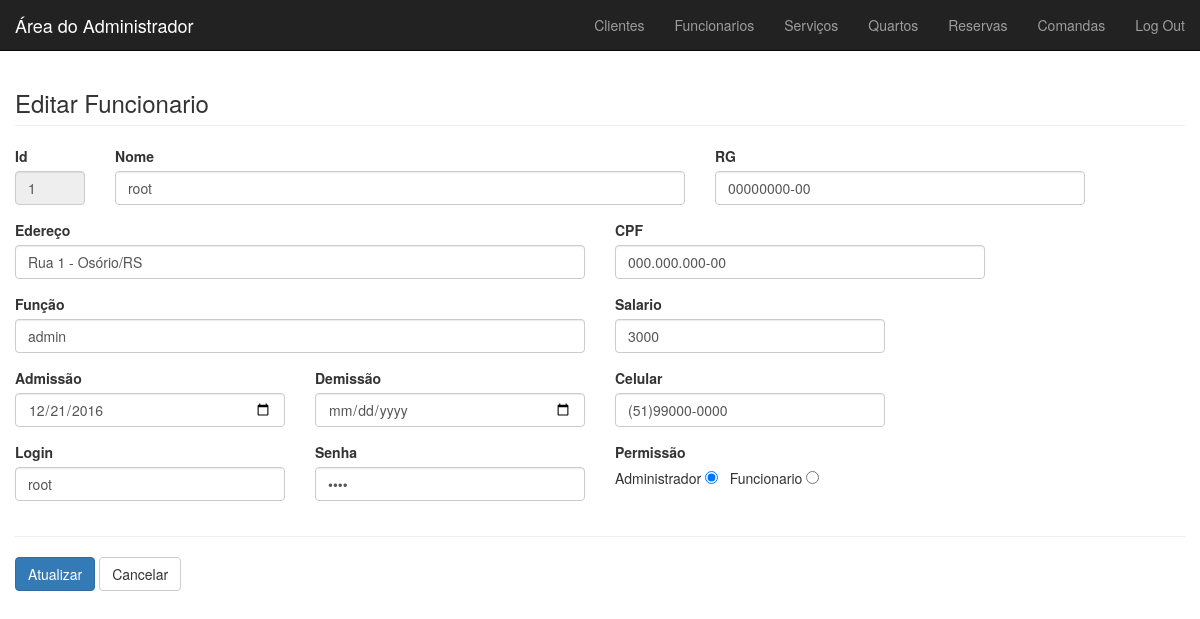
The page /view/telas/edit_funcionario.php?id=1 (signed in) on the database its author committed.
### tables this page shows
CREATE TABLE funcionario (
     id         INTEGER PRIMARY KEY AUTO_INCREMENT
    ,nome       VARCHAR(50) NOT NULL
    ,funcao     VARCHAR(50) NOT NULL
    ,cpf        VARCHAR(15) UNIQUE NOT NULL
    ,rg         VARCHAR(13) UNIQUE NOT NULL
    ,celular    VARCHAR(15) NOT NULL
    ,salario    DECIMAL NOT NULL
    ,admissao   DATE NOT NULL
    ,demissao   DATE
    ,endereco   VARCHAR(100) NOT NULL
    ,login      VARCHAR(100) UNIQUE NOT NULL
    ,senha      VARCHAR(100) NOT NULL
    ,eh_admin   BOOLEAN NOT NULL 
);

### persistencia/FuncionarioPersistencia.php (called while the page is built, shortened)
<?php
	require_once '../../model/Funcionario.php';
	class FuncionarioPersistencia{
		public function selectFromId($id){
			$banco = new Banco();
			$banco->abrirConexao();
			$conn = $banco->getConexao();
			$sql = "select*from funcionario where id = '$id'";
			$result = mysqli_query($conn,$sql);
			$funcionario= null;
			if (mysqli_num_rows($result) > 0) {
   				$linha = mysqli_fetch_assoc($result);
					$funcionario = new Funcionario($linha['nome'],$linha['funcao'],$linha['cpf'],$linha['rg'],$linha['celular'],$linha['salario'],$linha['admissao'],$linha['demissao'],$linha['endereco'],$linha['login'],$linha['senha'],$linha['eh_admin']);
				 $funcionario->setId($linha['id']);
			}else{
			}
			return $funcionario;
		}
	}
?>

### controller/FuncionarioControle.php (called while the page is built, shortened)
<?php
	require_once '../../persistencia/FuncionarioPersistencia.php';
	class FuncionarioControle{
		private $funcPers;
		public function FuncionarioControle(){
			$this->funcPers = new FuncionarioPersistencia();
		}
		public function selectFromId($id){
			return $this->funcPers->selectFromId($id);
		}
	}
?>

### model/Funcionario.php (called while the page is built, shortened)
<?php
    class Funcionario {
        private $nome;
        private $funcao;
        private $cpf;
        private $rg;
        private $celular;
        private $salario;
        private $admissao;
        private $demissao;
        private $endereco;
        private $login;
        private $senha;
        private $eh_admin;
        public function getNome(){
            return $this->nome;
        }
        public function setNome($_nome){
            $this->nome = $_nome;
        }
        public function getFuncao(){
            return $this->funcao;
        }
        public function setFuncao($_funcao){
            $this->funcao = $_funcao;
        }
        public function getCpf(){
            return $this->cpf;
        }
        public function setCpf($_cpf){
            $this->cpf = $_cpf;
        }
        public function getRg(){
            return $this->rg;
        }
        public function setRg($_rg){
            $this->rg = $_rg;
        }
        public function getCelular(){
            return $this->celular;
        }
        public function setCelular($_celular){
            $this->celular = $_celular;
        }
        public function getSalario(){
            return $this->salario;
        }
        public function setSalario($_salario){
            $this->salario = $_salario;
        }
        public function getAdmissao(){
            return $this->admissao;
        }
        public function setAdmissao($_admissao){
            $this->admissao = $_admissao;
        }
        public function getDemissao(){
            return $this->demissao;
        }
        public function setDemissao($_demissao){
            $this->demissao = $_demissao;
        }
        public function getEndereco(){
            return $this->endereco;
        }
        public function setEndereco($_endereco){
            $this->endereco = $_endereco;
        }
        public function getLogin(){
            return $this->login;
        }
        public function setLogin($_login){
            $this->login = $_login;
        }
        public function getSenha(){
            return $this->senha;
        }
        public function setSenha($_senha){
            $this->senha = $_senha;
        }
        public function getEhAdmin(){
            return $this->eh_admin;
        }
        public function setEhAdmin($_ehAdmin){
            $this->eh_admin = $_ehAdmin;
        }
    }
?>

### view/telas/edit_funcionario.php (the view, shortened to what this page needs)
<?php
  require_once '../../model/funcionario.php';
  require_once '../../controller/FuncionarioControle.php';
      $id = $_GET["id"];
      $controle = new funcionarioControle();
      $funcionario = $controle->selectFromId($id);
      $nome = $funcionario->getNome();
      $cpf = $funcionario->getCpf();
      $rg = $funcionario->getRg();
      $celular = $funcionario->getCelular();
      $admissao = $funcionario->getAdmissao();
      $demissao = $funcionario->getDemissao();
      $login = $funcionario->getLogin();
      $senha = $funcionario->getSenha();
      $endereco = $funcionario->getEndereco();
      $eh_admin = $funcionario->getEhAdmin();
      $salario =  $funcionario->getSalario();
      $funcao = $funcionario->getFuncao();
echo "
<!DOCTYPE html>
<html lang=\"pt-br\">
<head>
 <link href=\"../vendor/bootstrap/css2/bootstrap.min.css\" rel=\"stylesheet\">
 <link href=\"../vendor/bootstrap/css2/style.css\" rel=\"stylesheet\">
</head>
<body>
 <div id=\"main\" class=\"container-fluid\" style=\"margin-top: 50px\">
  <h3 class=\"page-header\">Editar Funcionario</h3>
    <form action=\"view_funcionario.php?id=$id\" method=\"post\">
    <div class=\"row\">
    <div class=\"form-group col-md-1\">
        <label for=\"exampleInputEmail1\">Id</label>
        <input type=\"text\" class=\"form-control\" name=\"id\" placeholder=\"Digite o valor\" value=\"$id\" disabled>
      </div>
   <div class=\"form-group col-md-6\">
        <label for=\"exampleInputEmail1\">Nome</label>
        <input type=\"text\" class=\"form-control\" name=\"nome\" placeholder=\"Digite o valor\" value=\"$nome\">
      </div>
    <div class=\"form-group col-md-4\">
        <label for=\"exampleInputEmail1\">RG</label>
        <input type=\"text\" class=\"form-control\" name=\"rg\" placeholder=\"Digite o valor\" value=\"$rg\">
      </div>
  </div>
    <div class=\"row\">
      <div class=\"form-group col-md-6\">
        <label for=\"exampleInputEmail1\">Edereço</label>
       <input type=\"text\" class=\"form-control\" name=\"endereco\" placeholder=\"Digite o valor\" value=\"$endereco\">
      </div>
        <div class=\"form-group col-md-4\">
        <label for=\"exampleInputEmail1\">CPF</label>
        <input type=\"text\" class=\"form-control\" name=\"cpf\" placeholder=\"Digite o valor\" value=\"$cpf\">
      </div>
    </div>
<div class=\"row\">
      <div class=\"form-group col-md-6\">
        <label for=\"exampleInputEmail1\">Função</label>
        <input type=\"text\" class=\"form-control\" name=\"funcao\" placeholder=\"Digite o valor\" value=\"$funcao\">
      </div>
        <div class=\"form-group col-md-3\">
        <label for=\"exampleInputEmail1\">Salario</label>
        <input type=\"tel\" class=\"form-control\" name=\"salario\" placeholder=\"Digite o valor\" value=\"$salario\">
      </div>
    </div>
  <div class=\"row\">
    <div class=\"form-group col-md-3\">
        <label for=\"exampleInputEmail1\">Admissão</label>
        <input type=\"date\" class=\"form-control\" name=\"admissao\" placeholder=\"Digite o valor\" value=\"$admissao\">
      </div>
      <div class=\"form-group col-md-3\">
        <label for=\"exampleInputEmail1\">Demissão</label>
        <input type=\"date\" class=\"form-control\" name=\"demissao\" placeholder=\"Digite o valor\" value=\"$demissao\">
      </div>
       <div class=\"form-group col-md-3\">
        <label for=\"exampleInputEmail1\">Celular</label>
        <input type=\"tel\" class=\"form-control\" name=\"celular\" placeholder=\"Digite o valor\" value=\"$celular\">
      </div>
</div>
  <div class=\"row\">
      <div class=\"form-group col-md-3\">
        <label for=\"exampleInputEmail1\">Login</label>
        <input type=\"text\" class=\"form-control\" name=\"login\" placeholder=\"Digite o valor\" value=\"$login\">
      </div>
    <div class=\"form-group col-md-3\">
        <label for=\"exampleInputEmail1\">Senha</label>
        <input type=\"password\" class=\"form-control\" name=\"senha\" placeholder=\"Digite o valor\" value=\"$senha\">
      </div>
      <div class=\"form-group col-md-3\">
        <label for=\"exampleInputEmail1\">Permissão</label><br>";
if($eh_admin == 1){
  echo"Administrador&nbsp;<input type=\"radio\" name=\"permissao\" value=0 checked>&nbsp;&nbsp;
        Funcionario&nbsp;<input type=\"radio\" name=\"permissao\" value=1>";
}else if($eh_admin == 0){
  echo"Administrador&nbsp;<input type=\"radio\" name=\"permissao\" value=0>&nbsp;&nbsp;
        Funcionario&nbsp;<input type=\"radio\" name=\"permissao\" value=1 checked>";
}
echo " </div>
  </div>
	<hr />
<div class=\"row\">
	  <div class=\"col-md-12\">
	  	<input type=\"submit\" class=\"btn btn-primary\" name=\"update\" value=\"Atualizar\"></input>
		<a href=\"index_funcionario.php\" class=\"btn btn-default\">Cancelar</a>
	  </div>
	</div>
  </form>
 </div>
  <script src=\"../vendor/jquery/jquery.min.js\"></script>
 <script src=\"../vendor/bootstrap/js/bootstrap.min.js\"></script>
</body>
</html>";
?>

### rows shown on the page
funcionario: nome "root", rg "00000000-00", endereco "Rua 1 - Osório/RS", cpf "000.000.000-00", funcao "admin", salario "3000", admissao "12/21/2016", celular "(51)99000-0000", login "root"
